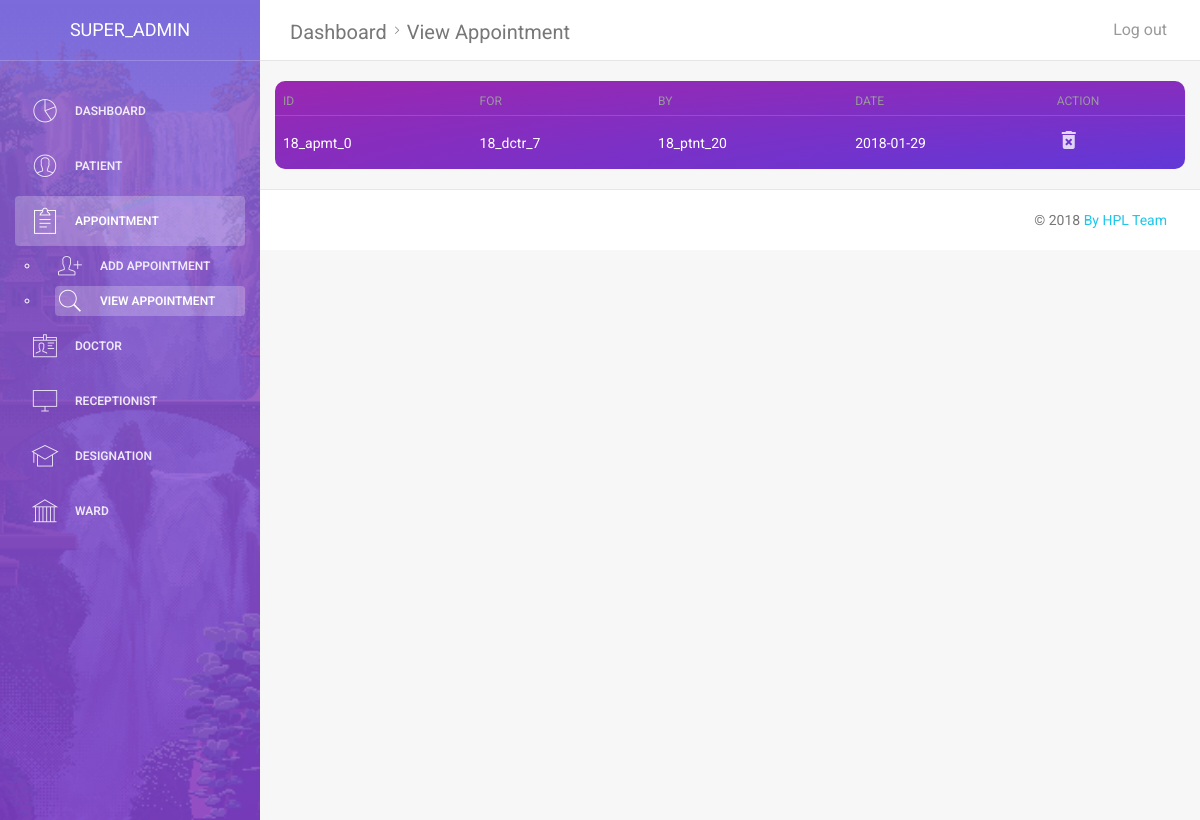
Screenshot of /view_appointment.php (signed in) with the database file from the repository.
### tables this page shows
CREATE TABLE `appointment` (
  `appointment_id` varchar(10) NOT NULL,
  `appointment_for` varchar(10) NOT NULL,
  `appointment_by` varchar(10) NOT NULL,
  `appointment_date` date NOT NULL,
  `appointment_status` tinyint(1) NOT NULL,
  `appointment_slot` varchar(5) NOT NULL
);

### view_appointment.php (the view, shortened to what this page needs)
<?php
include("assets/modules/global_module.php");
if(isset($_GET["id"]))
{
    $id = $_GET["id"];
}
elseif(isset($_SESSION["admin_token"]))
{
    $id = $_SESSION["admin_token"];
}
$result = fetch_data("select * from admin where admin_id= '$id'","result");
$data = mysqli_fetch_assoc($result);
?>
<!doctype html>
<html lang="en">
<head>
    <link href="assets/css/fresh-bootstrap-table.css" rel="stylesheet" />
    <link href="assets/css/bootstrap.min.css" rel="stylesheet" />
    <link href="assets/css/animate.min.css" rel="stylesheet"/>
    <link href="assets/css/light-bootstrap-dashboard.css?v=1.4.0" rel="stylesheet"/>
    <link href="http://maxcdn.bootstrapcdn.com/font-awesome/4.2.0/css/font-awesome.min.css" rel="stylesheet">
    <link href="assets/css/pe-icon-7-stroke.css" rel="stylesheet" />
</head>
<body>
<div class="wrapper">
    <div class="sidebar" data-color="purple" data-image="assets/img/waterfall.gif" >
        <div class="sidebar-wrapper" id="">
            <div class="logo">
                <a href="#" class="simple-text">
                    <?php echo $data["admin_name"];?>
                </a>
            </div>
            <ul class="nav" >
                <li >
                    <a href="dashboard_admn.php">
                        <i class="pe-7s-graph"></i>
                        <p>Dashboard</p>
                    </a>
                </li>
                <li>
                    <a href="add_patient.php" >
                        <i class="pe-7s-user"></i>
                        <p>Patient</p>
                    </a>
                </li>
                <li class="active">
                    <a href="add_appointment.php">
                        <i class="pe-7s-note2"></i>
                        <p>Appointment</p>
                    </a>
                    <ul>
                        <li >
                            <a href="add_appointment.php" >
                                <i class="pe-7s-add-user"></i>
                                <p>Add Appointment</p>
                            </a>
                        </li>
                        <li class="active">
                            <a href="view_appointment.php" >
                                <i class="pe-7s-search"></i>
                                <p>View Appointment</p>
                            </a>
                        </li>
                    </ul>
                </li>
                <li >
                    <a href="add_doctor.php">
                        <i class="pe-7s-id"></i>
                        <p>Doctor</p>
                    </a>
                </li>
                <li >
                    <a href="add_receptionist.php">
                        <i class="pe-7s-monitor"></i>
                        <p>Receptionist</p>
                    </a>
                </li>
                <li >
                    <a href="designation.php">
                        <i class="pe-7s-study"></i>
                        <p>Designation</p>
                    </a>
                </li>
                <li >
                    <a href="ward.php">
                        <i class="pe-7s-culture"></i>
                        <p>Ward</p>
                    </a>
                </li>
            </ul>
        </div>
    </div>
    <div class="main-panel">
        <nav class="navbar navbar-default navbar-fixed">
            <div class="container-fluid">
                <div class="navbar-header">
                    <a class="navbar-brand" href="#">Dashboard<i class="pe-7s-angle-right"></i>View Appointment</a>
                </div>
                <div class="collapse navbar-collapse">
                    <ul class="nav navbar-nav navbar-right">
                        <li>
                            <a href="logout.php?for=<?php echo $data["admin_id"] ?>">
                                <p>Log out</p>
                            </a>
                        </li>
                    </ul>
                </div>
            </div>
        </nav>
        <br>
        <div class="container-fluid">
        <div class="row">
            <div class="col-md-12">
                <div class="fresh-table full-color-purple" >
                    <table id="fresh-table" class="table">
                        <thead>
                        <th data-field="id">ID</th>
                        <th data-field="name" data-sortable="true">For</th>
                        <th data-field="name" data-sortable="true">By</th>
                        <th data-field="name" data-sortable="true">Date</th>
                        <th data-field="action" >Action</th>
                        </thead>
                        <tbody>
                        <?php view_table("appointment"); ?>
                        </tbody>
                    </table>
                </div>
            </div>
        </div>
    </div>
        <footer class="footer">
            <div class="container-fluid">
                <p class="copyright pull-right">
                    &copy; <script>document.write(new Date().getFullYear())</script>
                    <a href="#">By HPL Team</a>
                </p>
            </div>
        </footer>
    </div>
</div>
</body>
</html>

### assets/modules/global_module.php (shortened to what this page needs)
<?php
function fetch_data($query,$type)
{
	include("assets/modules/db_config.php");
	$result = mysqli_query($conn,$query);
	if($result)
	{
		if($type == "login")
		{
		$count = mysqli_num_rows($result);
			if($count == 1)
			{
				return TRUE;
			}
			else
			{
				return FALSE;
			}
		}
		elseif($type == "count")
		{
			$count = mysqli_num_rows($result);
			return $count;
		}
		elseif($type == "result")
		{
			 $res = mysqli_query($conn,$query);
			 return $res;
		}
	}
	else
	{
		return "Fetch Error";
	}
}
function view_table($for)
{
    include("assets/modules/db_config.php");
    if($for == "patient")
    {
        $query = "select * from patient";
        $result = mysqli_query($conn,$query);
        if($result)
        {
            while($row = mysqli_fetch_array($result)) {
                $age = date_diff(date_create($row[6]), date_create('today'))->y;
                $id = $row[1];
                echo "<tr>
                <td>$id</td>
                <td>$row[2]</td>
                <td>$row[5]</td>
                <td>$age</td>
                <td > <a href='view_patient_profile.php?id=$id'> <i class='material-icons'>edit</i></a></td>
                </tr>";
            }
        }
    }
    elseif ($for == "appointment")
    {
        $query = "select * from appointment";
        $result = mysqli_query($conn,$query);
        while($row = mysqli_fetch_array($result))
        {
            $id = $row[0];
            echo "<tr>
                <td>$id</td>
                <td>$row[1]</td>
                <td>$row[2]</td>
                <td>$row[3]</td>
                <td > <a href='delete_designation.php?id=$id'> <i class='material-icons'>delete_forever</i></a></td>
                </tr>";
        }
    }
}
?>

### rows the page displays
appointment: appointment_id "18_apmt_0", appointment_for "18_dctr_7", appointment_by "18_ptnt_20", appointment_date "2018-01-29"

### other values shown
$data["admin_name"] "SUPER_ADMIN"
